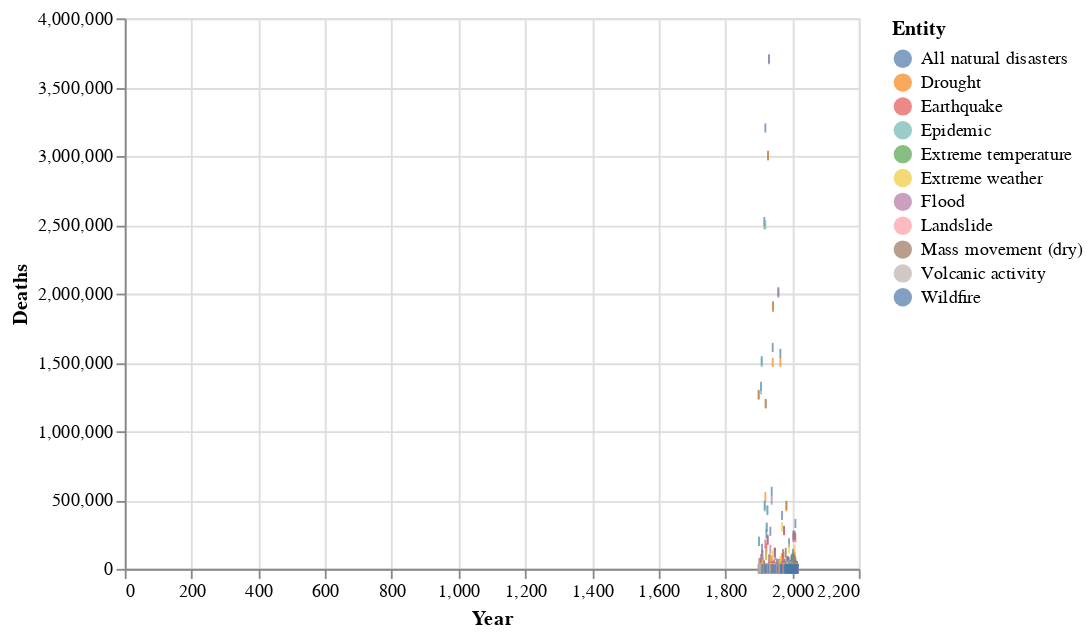

Notebook code cell kept with this figure:
### Code cell
alt.Chart(df).mark_tick().encode(
    color='Entity',
    y='Deaths',
    x='Year'
)

### Figure 1 — Vega-Lite specification as saved in the notebook (floating-point values rounded to 4 significant figures; data arrays with more than 128 entries replaced by an {"elided": "..."} marker saying what was removed)
{"$schema": "https://vega.github.io/schema/vega-lite/v4.17.0.json", "config": {"view": {"continuousHeight": 300, "continuousWidth": 400}}, "data": {"name": "data-a5f67bb0c527c8ad45e8894adac105a1"}, "datasets": {"data-a5f67bb0c527c8ad45e8894adac105a1": {"elided": "803 records"}}, "encoding": {"color": {"field": "Entity", "type": "nominal"}, "x": {"field": "Year", "type": "quantitative"}, "y": {"field": "Deaths", "type": "quantitative"}}, "mark": "tick"}
